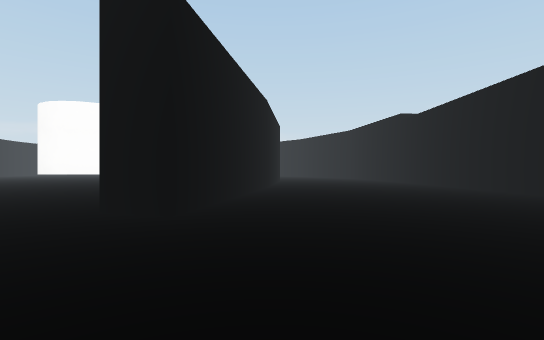
View 1 (above)

24 first-person views from a walk through a scene from a Unity 3-D project. The camera is 0.38 m above the floor, looks level and sees 85° across. The floor is counted in squares, 1 m on a side. Each view is taken from the middle of a square. On the plan, view 1 faces up. The plan holds only what a view shows up to about 9 squares ahead; the rest is blank. The place goes on beyond the plan. Surface patterns are stand-ins for the level's own textures.

View 2
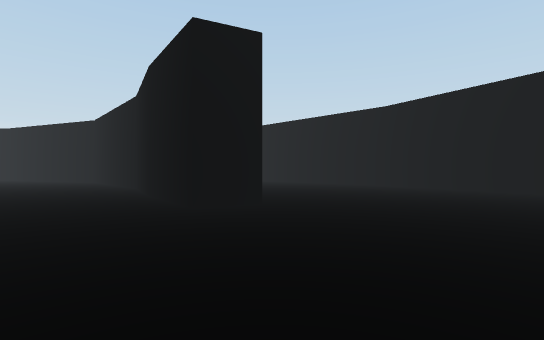

View 3
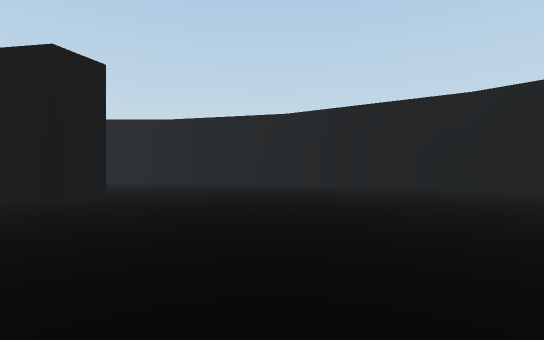

View 4
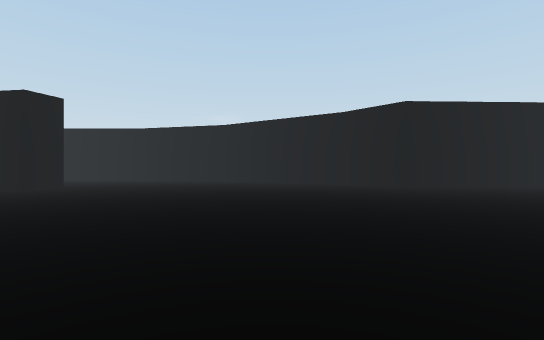

View 5
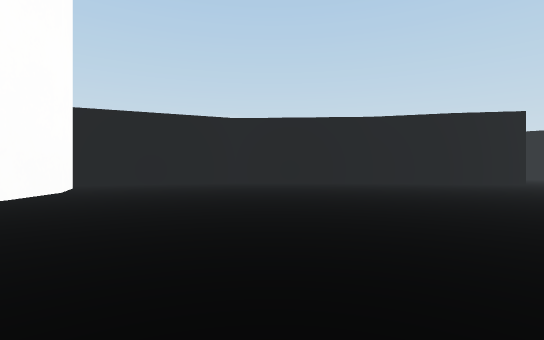

View 6
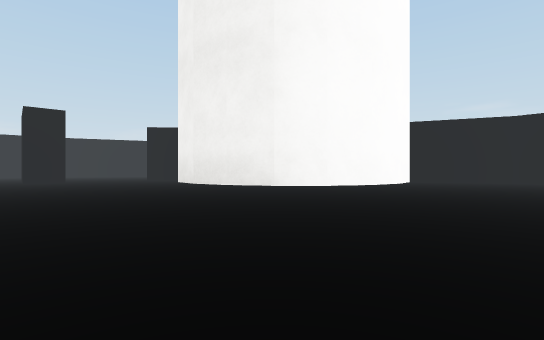

View 7
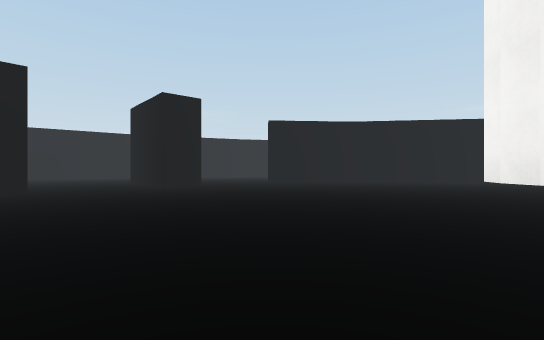

View 8
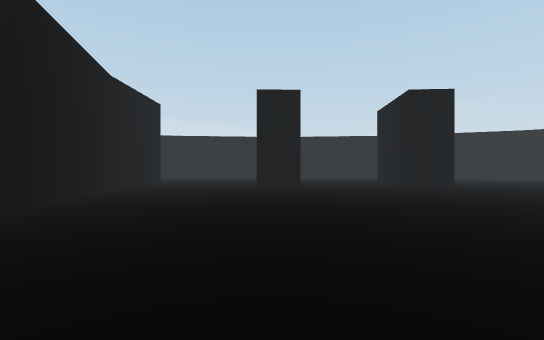

View 9
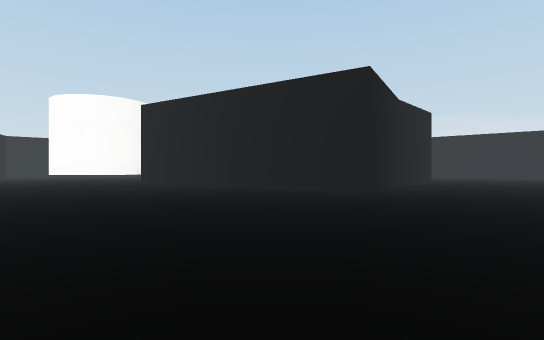

View 10
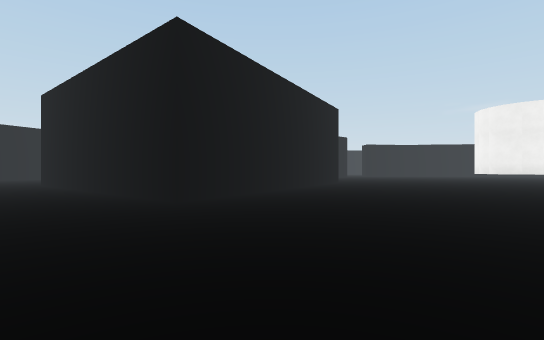

View 11
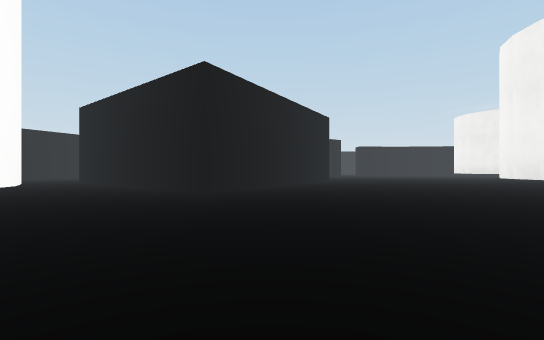

View 12
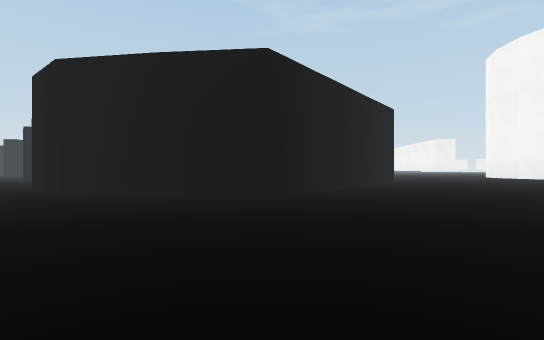

View 13
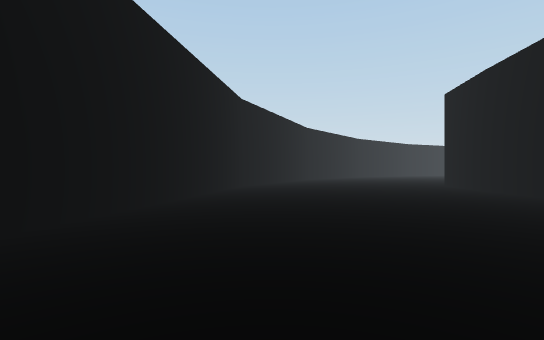

View 14
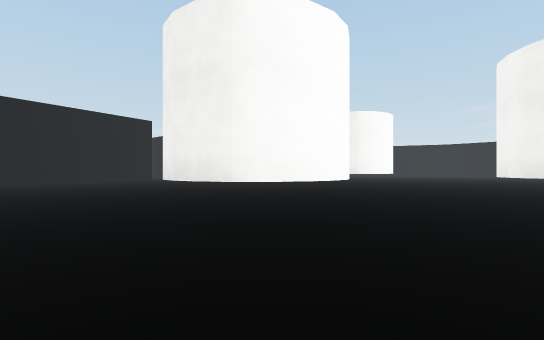

View 15
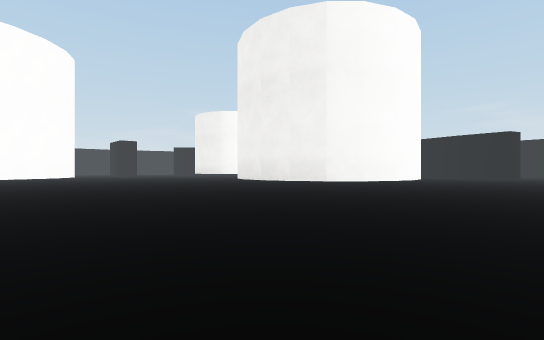

View 16
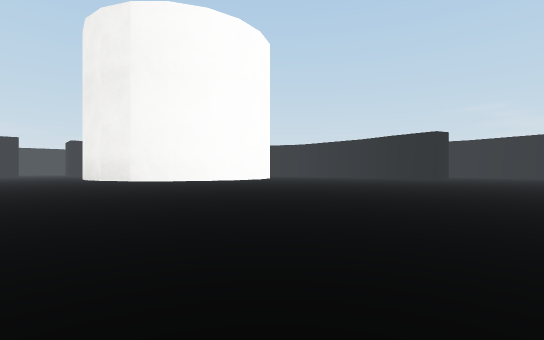

View 17
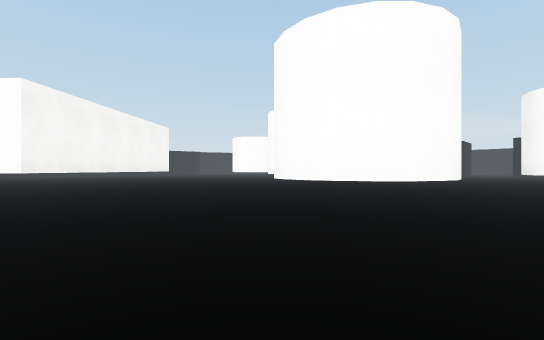

View 18
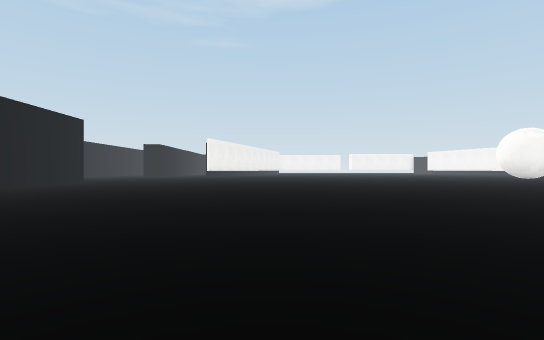

View 19
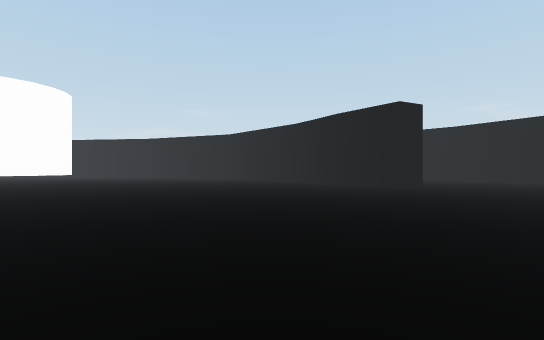

View 20
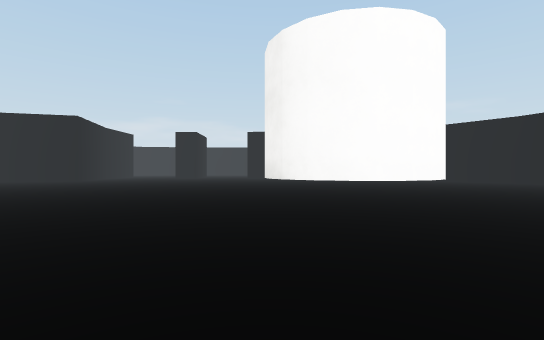

View 21
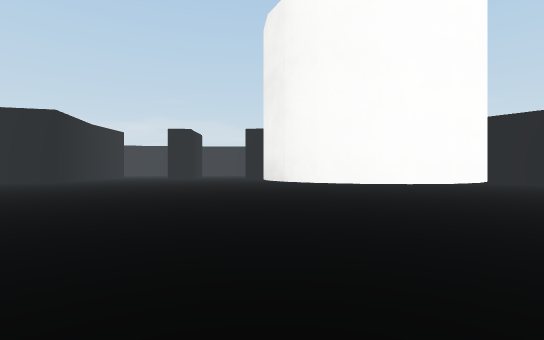

View 22
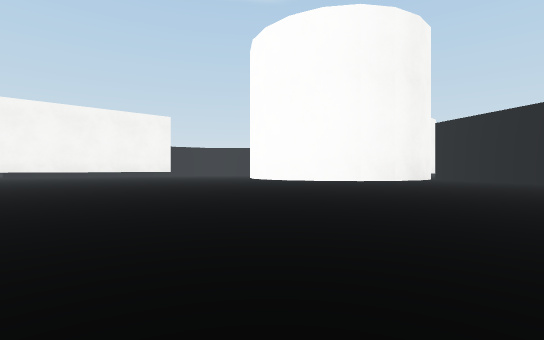

View 23
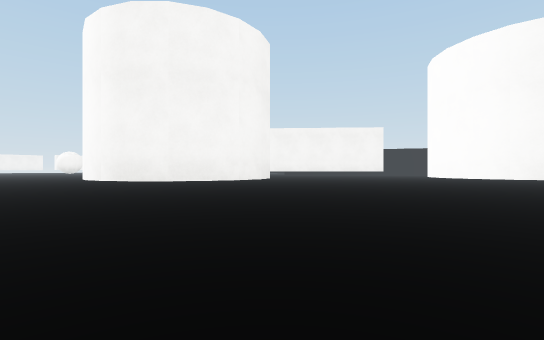

View 24
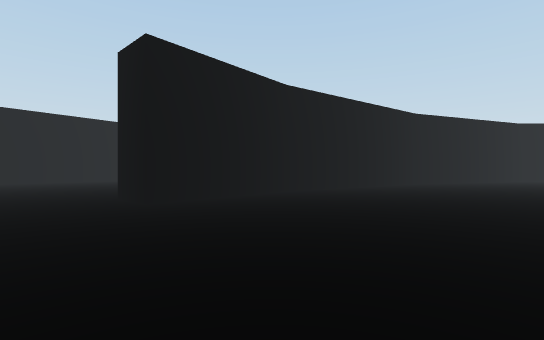

### Floor plan
Points are (right, up) in squares from view 1. A wall is a line through its corners. A room is listed if a view was taken in it or the views show most of it. See-through windows are left out.
Room 1 (views 1, 2, 3, 4, 5, 6, 7, 8, 9, 10, 11, 14, 15, 16, 17, 18, 19, 20, 21, 22, 23, 24)
walls: (-12.7, 4) (-12.7, 4.5) (-12.7, 5) (-12.4, 5.5) (-12, 5.9) (-11.5, 6.2) (-11, 6.3) (-10.5, 6.2) (-10, 5.9) (-9.6, 5.5) (-9.3, 5) (-9.2, 4.5) (-9.3, 4) (-9.6, 3.5) (-10, 3.1) (-10.7, 2.7) (-11.5, 2.8) (-12, 3.1) (-12.4, 3.5) (-12.7, 4); (-10.5, 2.8) (-11.1, 2.7); (-19, 3.9) (-15.3, -0.4) (-15.7, -0.7); (-15.1, 10.8) (-14.7, 10.3) (-14.4, 9.9) (-14.4, 9.3) (-14.4, 8.8) (-14.7, 8.3) (-15.1, 7.9) (-15.6, 7.6) (-16.1, 7.5) (-16.6, 7.6) (-17.1, 7.9) (-17.5, 8.3) (-17.8, 8.8) (-17.8, 9.3) (-17.8, 9.9); (-17.5, 10.3) (-17.1, 10.7) (-16.6, 11); (-6, 11.2) (-6.4, 10.8) (-6.9, 10.5) (-7.4, 10.4) (-7.9, 10.5) (-8.4, 10.8) (-8.8, 11.1) (-9.1, 11.6) (-9.1, 12.2) (-9.1, 12.7) (-8.8, 13.2) (-8.4, 13.6) (-7.9, 13.9); (-1.2, 4.2) (-0.7, 6.2); (-0.7, 6.1) (-0.5, 10) (-2.2, 14.3); (0.1, 7.8) (-0.8, 2.3) (-1.5, 2.6) (-1.2, 4.4); (-2.1, 14.1) (-4.8, 17.7); (-16.1, 18.7) (-15.4, 15.8) (-21.3, 14.2); (-12.3, 19.3) (-13.3, 19.3); (-9.1, 19.2) (-10.1, 19.3); (-16, 19.5) (-16, 18.6); (0.7, -4) (3, -0.4) (4, 3.5); (-4.7, 17.7) (-6.8, 19.4); (4, 3.4) (4, 9); (-0.3, -8.6) (-0.5, -4.9) (0.8, -3.8)
ways out: opening at (-22.5, 14.5) to room 2; opening at (-14.5, 20.5) to room 2; opening at (-11.5, 20.5) to room 2; opening at (-7.5, 19.5) to room 2
objects: ball (-11, -6)
Room 2 (views 12, 13)
walls: (-6.8, 19.4) (-6.2, 20); (-10.1, 19.3) (-9.9, 21.6); (-1, 24.2) (-2.3, 25.1); (-16, 21.2) (-16, 19.5); (-21.3, 14.2) (-21.9, 20) (-19.3, 22.1) (-17.6, 22.2); (-20.4, 26.2) (-22.6, 25.3); (-22.7, 25.3) (-26.8, 22.3); (-23.6, 14.5) (-23.7, 14); (-24.8, 16.1) (-24.3, 15.9) (-24, 15.5) (-23.7, 15)
ways out: opening at (-22.5, 14.5) to room 1; opening at (-14.5, 20.5) to room 1; opening at (-11.5, 20.5) to room 1; opening at (-7.5, 19.5) to room 1

Positions as (right, up) in squares from view 1, and headings:
1: (0, 0), facing up
2: (-3, 0), facing up-right
3: (-5, 0), facing right
4: (-7, -2), facing right
5: (-9, 9), facing right
6: (-11, 9), facing up-right
7: (-13, 13), facing up-right
8: (-13, 13), facing up
9: (-13, 11), facing up-left
10: (-23, 11), facing up-right
11: (-24, 10), facing up-right
12: (-25, 23), facing down-right
13: (-27, 20), facing up-right
14: (-20, 5), facing up-right
15: (-16, 1), facing up-right
16: (-14, -1), facing up-right
17: (-8, -1), facing up-left
18: (-6, 0), facing down
19: (-8, 0), facing up-right
20: (-9, 6), facing up
21: (-9, 7), facing up
22: (-10, 8), facing left
23: (-8, 10), facing down-left
24: (-10, 18), facing right
